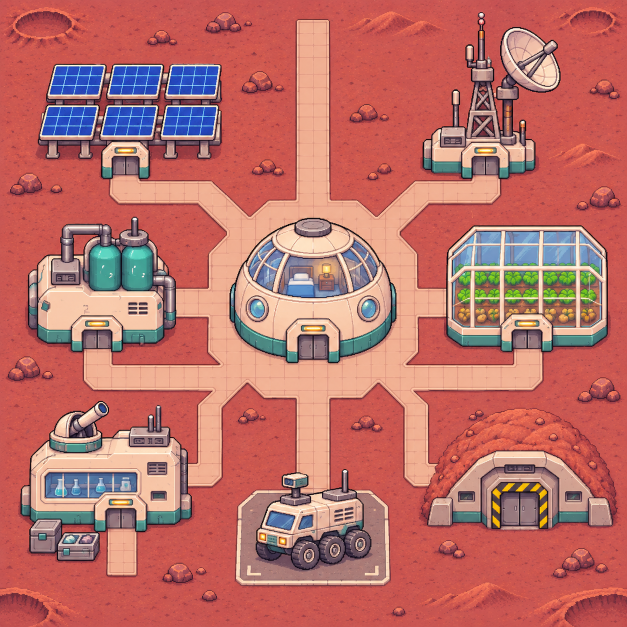
#> input picture art-source/Base marciana em pixel art.png, 1254 x 1254 px, given in place of base_dia.webp, which was not available (shown at 1/2 size)
$ python garagem_vazia.py .. '../Sete ícones marcianos em pixel art.png'
#> lines starting #> are read from the running program, lines starting #| are printed output that depends on the picture; after the words box and inside, x2 and y2 are one past the last pixel; in counts of white or black regions, pixels touching at a corner belong together
"""Garagem vazia: recorte do mapa SEM o rover pintado, para pôr por cima do mapa quando o rover sai.

Uso:  python art-source/rover/garagem_vazia.py public/assets/map public/assets/rover
Lê base_<periodo>.webp e grava garagem_<periodo>.png (recorte RECORTE do mapa 1024x1024).

Como funciona: a área do rover e da sombra é preenchida a partir das bordas da plataforma
(inpaint), depois recebe o mesmo granulado do piso. A borda de cima da plataforma é refeita
com as colunas retas que aparecem, e o caminho/terra acima (câmera e antena) é copiado de cima.
"""
import os
import sys

import cv2
import numpy as np
from PIL import Image

RECORTE = (392, 756, 644, 964)  # x0, y0, x1, y1 no mapa 1024x1024
# miolo da plataforma (sem a borda clara), com os cantos de cima chanfrados
PISO = [(419, 806), (603, 806), (630, 831), (630, 944), (399, 944), (399, 826)]
PONTOS = [(408, 832, 415, 838), (609, 829, 616, 835)]  # pontinhos claros dos cantos de cima
LIMPO = [(399, 836, 413, 916), (616, 840, 630, 860), (440, 936, 590, 944)]  # piso sem rover
MARCAS = [(402, 920, 429, 942), (594, 920, 620, 942)]  # L dos cantos de baixo: ficam
GRAO = (399, 838, 413, 915)  # piso limpo (fonte do granulado)
BORDA_LINHAS = (796, 809)  # linhas da borda de cima da plataforma
BORDA_FONTE = (420, 452)  # colunas da borda de cima reta e sem rover
BORDA_ALVO = (452, 603)
ACIMA = (455, 576, 760, 797)  # câmera e antena por cima do caminho e da terra: x0, x1, y0, y1
DY_ACIMA = 42


def gerar(src):
#> called with src = '../base_dia.webp'
    o = np.asarray(Image.open(src).convert("RGB"))
#> o is the input picture: shape (1254, 1254, 3); mean R, G, B 187.7, 111.2, 104.4
    m = o.copy()
    # 1) caminho e terra acima da plataforma
    x0, x1, y0, y1 = ACIMA
    m[y0:y1, x0:x1] = o[y0 - DY_ACIMA : y1 - DY_ACIMA, x0:x1]
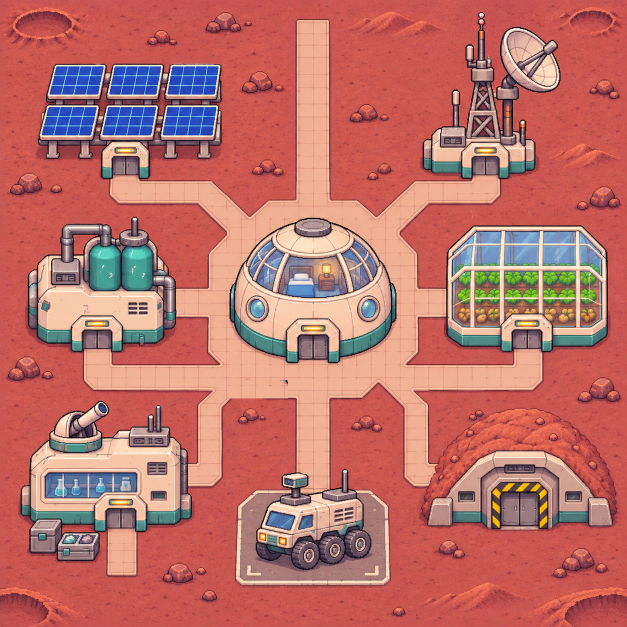
#> m: shape (1254, 1254, 3) (shown at 1/2 size); 0.28% of pixels changed, all inside (x1, y1, x2, y2) = (455, 760, 576, 797)
    # 2) borda de cima da plataforma
    l0, l1 = BORDA_LINHAS
    c0, c1 = BORDA_FONTE
    for x in range(*BORDA_ALVO):
        m[l0:l1, x] = o[l0:l1, c0 + (x - BORDA_ALVO[0]) % (c1 - c0)]
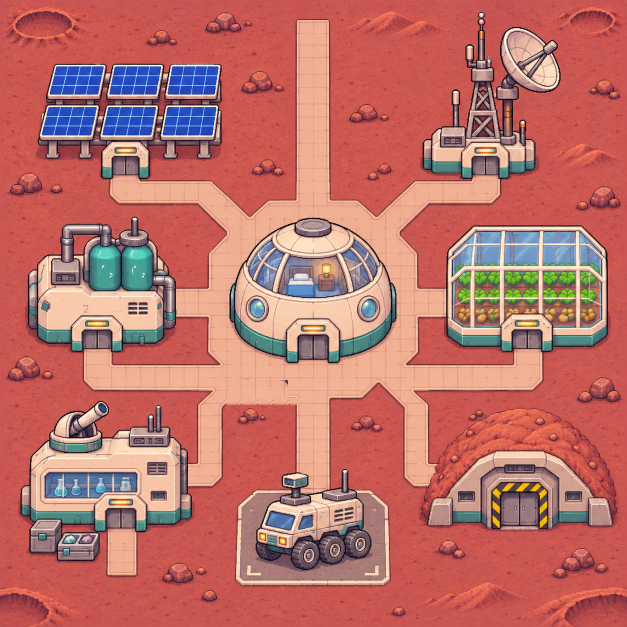
#> m: shape (1254, 1254, 3) (shown at 1/2 size); 0.12% of pixels changed, all inside (x1, y1, x2, y2) = (452, 796, 603, 809)
    # 3) piso: a plataforma inteira (sem a borda) vira cor lisa + granulado do próprio piso
    mask = np.zeros(o.shape[:2], np.uint8)
    cv2.fillPoly(mask, [np.array(PISO, np.int32)], 255)
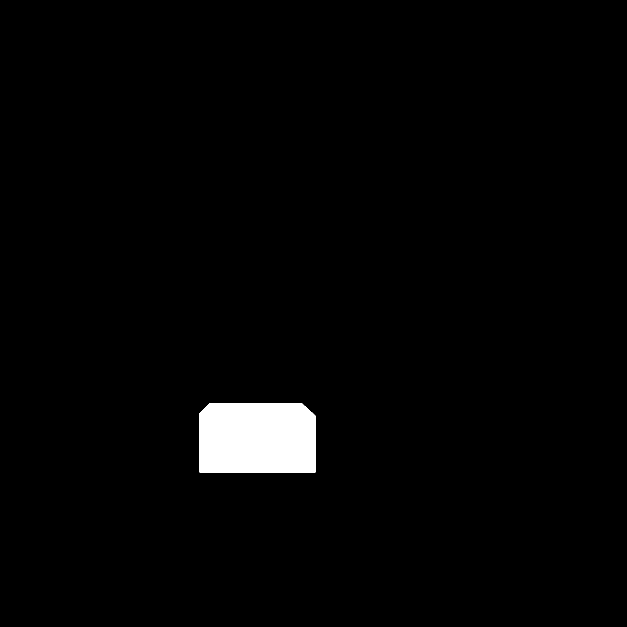
#> mask: shape (1254, 1254) (shown at 1/2 size); 2% white; 1 white region, box (x1, y1, x2, y2) and area: (399, 806, 631, 945) 31688
    lum_o = o.astype(np.float32).mean(axis=2)
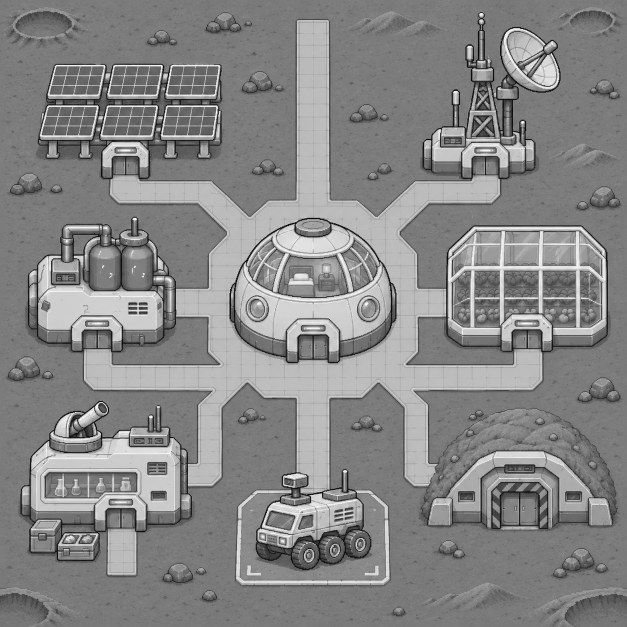
#> lum_o: shape (1254, 1254) float32 (shown at 1/2 size); min 0, max 255, mean 134.5
    # cor do piso: mediana dos pixels limpos (fora do rover e da sombra)
    limpo = np.zeros_like(mask)
    for a, b, c, d in LIMPO:
        limpo[b:d, a:c] = 255
    px = o[limpo > 0].astype(np.float32)
#> px = 2600 rows, first 8: [249, 183, 154], [223, 153, 130], [216, 145, 124], [240, 175, 149], [245, 180, 151], [242, 178, 148], [242, 179, 148], [242, 178, 148]
    lum = px.mean(axis=1)
#> lum = 2600 values, max 205.3 at index 1401, min 58.33 at index 2154, mean 156.5
    px = px[lum >= np.percentile(lum, 40)]  # tira o que estiver na sombra
#> px = 1576 rows, first 8: [249, 183, 154], [223, 153, 130], [216, 145, 124], [240, 175, 149], [245, 180, 151], [242, 178, 148], [242, 179, 148], [242, 178, 148]
    cor = np.median(px, axis=0)
#> cor = [241, 176, 147]
    # marcas e pontinhos: o formato vem do mapa de dia (sem brilho de farol nem sombra);
    # a cor vem da marca da direita deste horário, que fica longe do farol
    dia = np.asarray(Image.open(os.path.join(os.path.dirname(src), "base_dia.webp")).convert("RGB"))
    lum_d = dia.astype(np.float32).mean(axis=2)
    cor_dia = np.median(dia[limpo > 0].astype(np.float32), axis=0)
#> cor_dia = [224, 154, 131]
    forma = {}
    for caixa in MARCAS + PONTOS:
        a, b, c, d = caixa
        forma[caixa] = lum_d[b:d, a:c] > cor_dia.mean() + 22
#> after the loop, forma = 4 items
    a, b, c, d = MARCAS[1]
    cor_marca = np.median(o[b:d, a:c][forma[MARCAS[1]]].astype(np.float32), axis=0)
#> cor_marca = [248, 185, 156]
    pintar = []
    for caixa, f in forma.items():
        a, b, c, d = caixa
        pintar.append((caixa, f))
#> this loop made 4 passes
#> (a, b, c, d) on passes 1 to 4: (402, 920, 429, 942), (594, 920, 620, 942), (408, 832, 415, 838), (609, 829, 616, 835)
#> after the loop, pintar = 4 items
    a, b, c, d = GRAO
    amostra = o[b:d, a:c].astype(np.float32)
    grao = amostra - cv2.GaussianBlur(amostra, (0, 0), 3)
    rng = np.random.default_rng(7)
    ys, xs = np.nonzero(mask)
    gh, gw = grao.shape[:2]
#> gh = 77; gw = 14
    ruido = np.zeros(o.shape, np.float32)
    for y in range(ys.min(), ys.max() + 1, 6):
        for x in range(xs.min(), xs.max() + 1, 6):
            sy, sx = rng.integers(0, gh - 6), rng.integers(0, gw - 6)
            ruido[y : y + 6, x : x + 6] = grao[sy : sy + 6, sx : sx + 6]
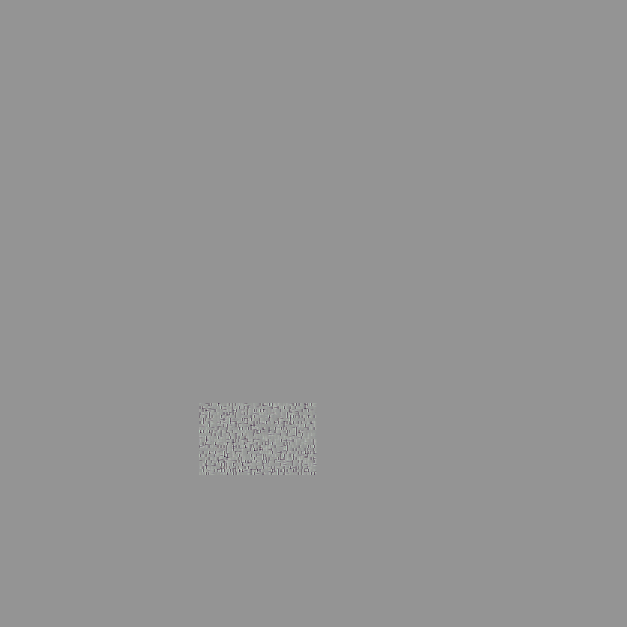
#> ruido: shape (1254, 1254, 3) float32 (shown at 1/2 size); mean of channels 0, 1, 2 0, 0, 0; drawn with min black and max white
    m = np.where(mask[..., None] > 0, np.clip(cor + ruido, 0, 255), m).astype(np.uint8)
    for (a, b, c, d), f in pintar:
        m[b:d, a:c][f] = np.clip(cor_marca + ruido[b:d, a:c][f] * 0.5, 0, 255).astype(np.uint8)
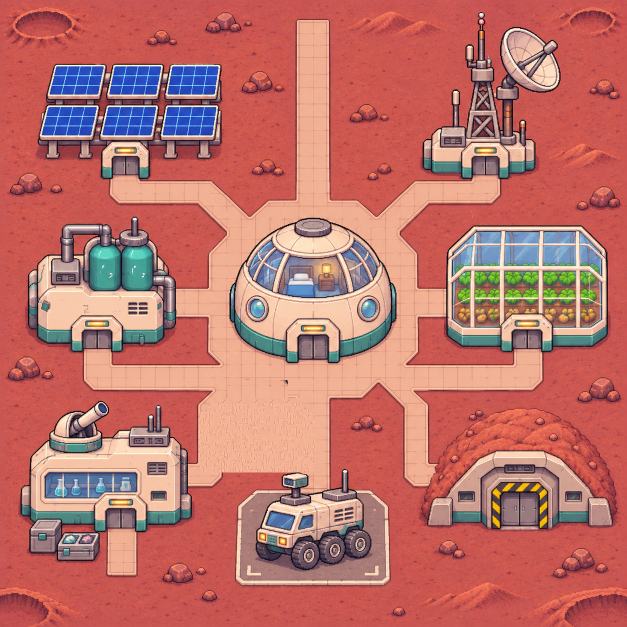
#> m: shape (1254, 1254, 3) (shown at 1/2 size); mean of channels 0, 1, 2 188.4, 112.6, 105.5; drawn as R, G, B
    x0, y0, x1, y1 = RECORTE
    return Image.fromarray(m[y0:y1, x0:x1])
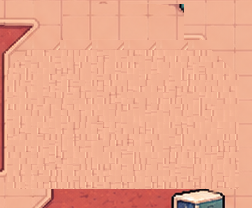
#> returned value: PIL image 252x208 RGB; mean R, G, B 235.5, 168.9, 141.8


if __name__ == "__main__":
    mapas, saida = sys.argv[1], sys.argv[2]
    os.makedirs(saida, exist_ok=True)
    for p in ("dia", "entardecer", "noite"):
        gerar(os.path.join(mapas, f"base_{p}.webp")).save(os.path.join(saida, f"garagem_{p}.png"), optimize=True)
#> pass 2 of the loop `for p in ("dia", "entardecer", "noite"):`:
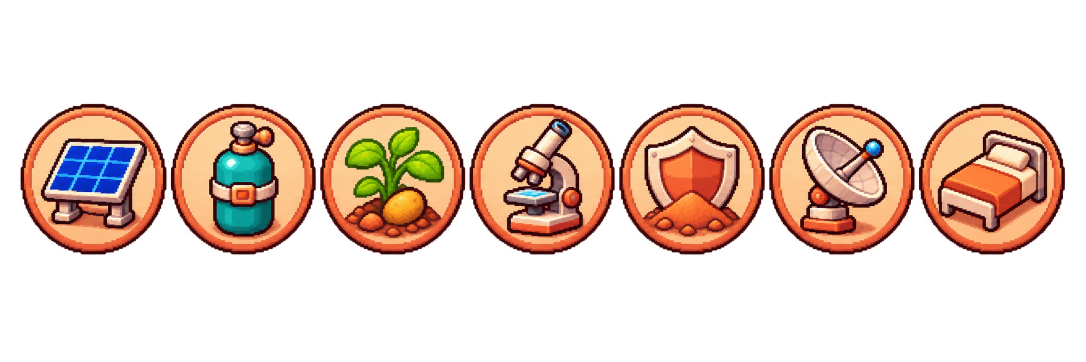
#> input picture art-source/Sete ícones marcianos em pixel art.png, 2172 x 724 px, given in place of base_entardecer.webp, which was not available (shown at 1/2 size)
#> in gerar (call 2), `o = np.asarray(Image.open(src).convert("RGB"))`:
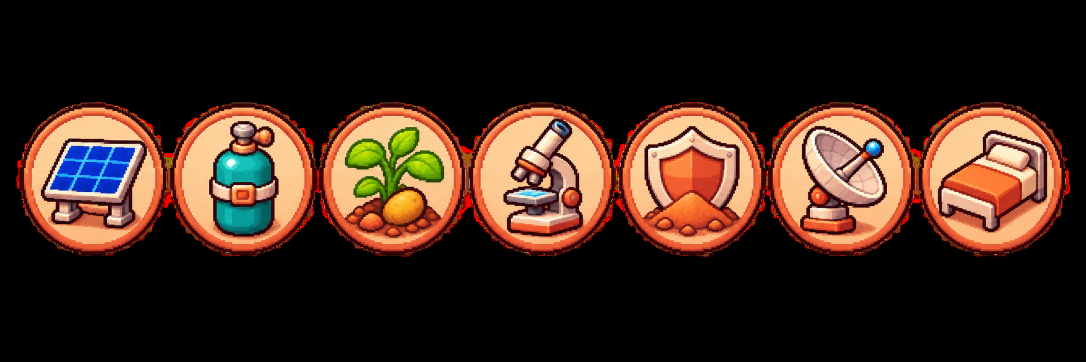
#> o: shape (724, 2172, 3) (shown at 1/2 size); mean R, G, B 60.4, 39, 28.4
#> (the run stopped early here; a loop or call above may not have finished)
